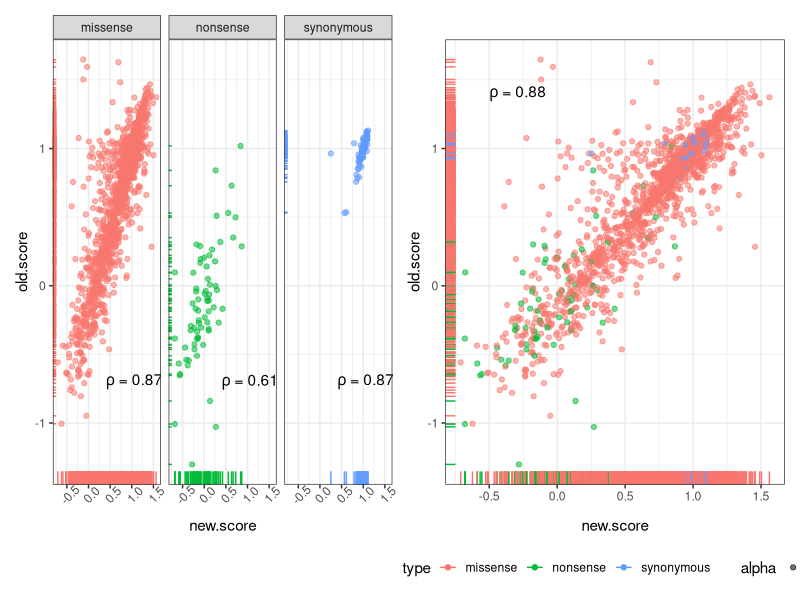

Here is the R script that generated this plot:
## ---- chunk 1
library(ggplot2)
library(dplyr)
library(stringr)
library(ggpubr)
library(tidyr)
library(patchwork)
## ---- chunk 2
new_score <- read.csv("../data/select_t1_simple_aa.csv", skip = 16) %>% 
  select(hgvs_pro, score, se) %>% 
  mutate(mut=substr(hgvs_pro, nchar(hgvs_pro)-2, nchar(hgvs_pro))) %>%
  mutate(wt=substr(hgvs_pro, 3, 5)) %>% 
  mutate(type= ifelse(grepl("=", mut), "synonymous", ifelse(grepl("Ter$", mut), 
                                                            "nonsense", "missense")))
## ---- chunk 3
old_score <- read.csv("../data/urn_mavedb_00000001-c-1_scores.csv") %>% 
  select(hgvs_pro, score, se) %>% 
  distinct() %>% 
  mutate(mut=substr(hgvs_pro, nchar(hgvs_pro)-2, nchar(hgvs_pro))) %>%
  mutate(wt=substr(hgvs_pro, 3, 5)) %>% 
  mutate(type= ifelse(grepl("=", mut), "synonymous", ifelse(grepl("Ter$", mut), 
                                                            "nonsense", "missense")))

## ---- chunk 4
match_df <- merge(new_score, old_score, by = "hgvs_pro") %>% 
  rename(new.score = score.x, new.se = se.x, old.score = score.y, old.se = se.y, 
         mut = mut.x, wt = wt.x, type = type.x) %>% 
  select(hgvs_pro, new.score, old.score, new.se, old.se, wt, mut, type)
## ---- chunk 5
new_old_combined <- ggplot(match_df, aes(x = new.score, y = old.score)) + 
  geom_point(aes(color=type, alpha=0.9)) +
  # geom_smooth(method = "lm") +
  stat_cor(method= "spearman", label.x = -0.5, label.y = 1.4, cor.coef.name = "rho",aes(label = ..r.label..)) +
  geom_rug(aes(color=type))+
  theme_bw()+
  theme(legend.position = "bottom") +
  theme(legend.key.size = unit(0.5, "cm")) 


new_old_facet <- ggplot(match_df, aes(x = new.score, y = old.score)) + 
  geom_point(aes(color=type, alpha = 0.9)) +
  facet_wrap(~type, scales = "fixed") +
  # geom_smooth(method = "lm", aes(color=wildtype))+
  stat_cor(method= "spearman", label.x = 0.4, label.y = -0.7, cor.coef.name = "rho", aes(label = ..r.label..)) +
  geom_rug(aes(color=type))+
  theme_bw() +
  theme(axis.text.x = element_text(angle = 45), legend.position = "none")

new_old_facet + new_old_combined

# ggsave(filename = "../output/CALM1_compare_mut.jpg", dpi = 600, width = 13, height = 6)
